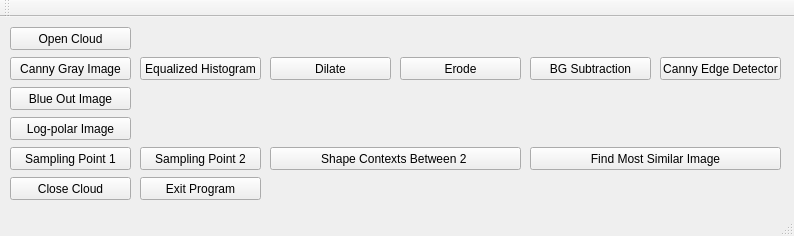
<?xml version="1.0" encoding="UTF-8"?>
<ui version="4.0">
 <class>MainWindow</class>
 <widget class="QMainWindow" name="MainWindow">
  <property name="geometry">
   <rect>
    <x>0</x>
    <y>0</y>
    <width>794</width>
    <height>236</height>
   </rect>
  </property>
  <property name="windowTitle">
   <string>iClouds</string>
  </property>
  <widget class="QWidget" name="centralWidget">
   <widget class="QPushButton" name="pushButton">
    <property name="geometry">
     <rect>
      <x>10</x>
      <y>10</y>
      <width>121</width>
      <height>23</height>
     </rect>
    </property>
    <property name="text">
     <string>Open Cloud</string>
    </property>
   </widget>
   <widget class="QPushButton" name="pushButton_2">
    <property name="geometry">
     <rect>
      <x>10</x>
      <y>160</y>
      <width>121</width>
      <height>23</height>
     </rect>
    </property>
    <property name="text">
     <string>Close Cloud</string>
    </property>
   </widget>
   <widget class="QPushButton" name="pushButton_3">
    <property name="geometry">
     <rect>
      <x>660</x>
      <y>40</y>
      <width>121</width>
      <height>23</height>
     </rect>
    </property>
    <property name="text">
     <string>Canny Edge Detector</string>
    </property>
   </widget>
   <widget class="QPushButton" name="pushButton_4">
    <property name="geometry">
     <rect>
      <x>10</x>
      <y>40</y>
      <width>121</width>
      <height>23</height>
     </rect>
    </property>
    <property name="text">
     <string>Canny Gray Image</string>
    </property>
   </widget>
   <widget class="QPushButton" name="pushButton_5">
    <property name="geometry">
     <rect>
      <x>140</x>
      <y>40</y>
      <width>121</width>
      <height>23</height>
     </rect>
    </property>
    <property name="text">
     <string>Equalized Histogram</string>
    </property>
   </widget>
   <widget class="QPushButton" name="pushButton_6">
    <property name="geometry">
     <rect>
      <x>270</x>
      <y>40</y>
      <width>121</width>
      <height>23</height>
     </rect>
    </property>
    <property name="text">
     <string>Dilate</string>
    </property>
   </widget>
   <widget class="QPushButton" name="pushButton_7">
    <property name="geometry">
     <rect>
      <x>400</x>
      <y>40</y>
      <width>121</width>
      <height>23</height>
     </rect>
    </property>
    <property name="text">
     <string>Erode</string>
    </property>
   </widget>
   <widget class="QPushButton" name="pushButton_8">
    <property name="geometry">
     <rect>
      <x>530</x>
      <y>40</y>
      <width>121</width>
      <height>23</height>
     </rect>
    </property>
    <property name="text">
     <string>BG Subtraction</string>
    </property>
   </widget>
   <widget class="QPushButton" name="pushButton_9">
    <property name="geometry">
     <rect>
      <x>10</x>
      <y>70</y>
      <width>121</width>
      <height>23</height>
     </rect>
    </property>
    <property name="text">
     <string>Blue Out Image</string>
    </property>
   </widget>
   <widget class="QPushButton" name="pushButton_10">
    <property name="geometry">
     <rect>
      <x>10</x>
      <y>100</y>
      <width>121</width>
      <height>23</height>
     </rect>
    </property>
    <property name="text">
     <string>Log-polar Image</string>
    </property>
   </widget>
   <widget class="QPushButton" name="pushButton_11">
    <property name="geometry">
     <rect>
      <x>270</x>
      <y>130</y>
      <width>251</width>
      <height>23</height>
     </rect>
    </property>
    <property name="text">
     <string>Shape Contexts Between 2 </string>
    </property>
   </widget>
   <widget class="QPushButton" name="pushButton_12">
    <property name="geometry">
     <rect>
      <x>140</x>
      <y>160</y>
      <width>121</width>
      <height>23</height>
     </rect>
    </property>
    <property name="text">
     <string>Exit Program</string>
    </property>
   </widget>
   <widget class="QPushButton" name="pushButton_13">
    <property name="geometry">
     <rect>
      <x>10</x>
      <y>130</y>
      <width>121</width>
      <height>23</height>
     </rect>
    </property>
    <property name="text">
     <string>Sampling Point 1</string>
    </property>
   </widget>
   <widget class="QPushButton" name="pushButton_14">
    <property name="geometry">
     <rect>
      <x>140</x>
      <y>130</y>
      <width>121</width>
      <height>23</height>
     </rect>
    </property>
    <property name="text">
     <string>Sampling Point 2</string>
    </property>
   </widget>
   <widget class="QPushButton" name="pushButton_15">
    <property name="geometry">
     <rect>
      <x>530</x>
      <y>130</y>
      <width>251</width>
      <height>23</height>
     </rect>
    </property>
    <property name="text">
     <string>Find Most Similar Image</string>
    </property>
   </widget>
  </widget>
  <widget class="QMenuBar" name="menuBar">
   <property name="geometry">
    <rect>
     <x>0</x>
     <y>0</y>
     <width>794</width>
     <height>21</height>
    </rect>
   </property>
  </widget>
  <widget class="QToolBar" name="mainToolBar">
   <attribute name="toolBarArea">
    <enum>TopToolBarArea</enum>
   </attribute>
   <attribute name="toolBarBreak">
    <bool>false</bool>
   </attribute>
  </widget>
  <widget class="QStatusBar" name="statusBar"/>
 </widget>
 <layoutdefault spacing="6" margin="11"/>
 <resources/>
 <connections>
  <connection>
   <sender>pushButton</sender>
   <signal>clicked()</signal>
   <receiver>MainWindow</receiver>
   <slot>openCloud_ButtonClick()</slot>
   <hints>
    <hint type="sourcelabel">
     <x>21</x>
     <y>58</y>
    </hint>
    <hint type="destinationlabel">
     <x>126</x>
     <y>44</y>
    </hint>
   </hints>
  </connection>
  <connection>
   <sender>pushButton_2</sender>
   <signal>clicked()</signal>
   <receiver>MainWindow</receiver>
   <slot>closeCloud_ButtonClick()</slot>
   <hints>
    <hint type="sourcelabel">
     <x>74</x>
     <y>195</y>
    </hint>
    <hint type="destinationlabel">
     <x>74</x>
     <y>187</y>
    </hint>
   </hints>
  </connection>
  <connection>
   <sender>pushButton_3</sender>
   <signal>clicked()</signal>
   <receiver>MainWindow</receiver>
   <slot>canny_ButtonClick()</slot>
   <hints>
    <hint type="sourcelabel">
     <x>772</x>
     <y>95</y>
    </hint>
    <hint type="destinationlabel">
     <x>143</x>
     <y>88</y>
    </hint>
   </hints>
  </connection>
  <connection>
   <sender>pushButton_4</sender>
   <signal>clicked()</signal>
   <receiver>MainWindow</receiver>
   <slot>grayImg_ButtonClick()</slot>
   <hints>
    <hint type="sourcelabel">
     <x>20</x>
     <y>79</y>
    </hint>
    <hint type="destinationlabel">
     <x>5</x>
     <y>105</y>
    </hint>
   </hints>
  </connection>
  <connection>
   <sender>pushButton_5</sender>
   <signal>clicked()</signal>
   <receiver>MainWindow</receiver>
   <slot>equalizeGrayImg_ButtonClick()</slot>
   <hints>
    <hint type="sourcelabel">
     <x>202</x>
     <y>83</y>
    </hint>
    <hint type="destinationlabel">
     <x>202</x>
     <y>109</y>
    </hint>
   </hints>
  </connection>
  <connection>
   <sender>pushButton_7</sender>
   <signal>clicked()</signal>
   <receiver>MainWindow</receiver>
   <slot>erodeCannyImg_ButtonClick()</slot>
   <hints>
    <hint type="sourcelabel">
     <x>421</x>
     <y>75</y>
    </hint>
    <hint type="destinationlabel">
     <x>294</x>
     <y>70</y>
    </hint>
   </hints>
  </connection>
  <connection>
   <sender>pushButton_6</sender>
   <signal>clicked()</signal>
   <receiver>MainWindow</receiver>
   <slot>dilateCannyImg_ButtonClick()</slot>
   <hints>
    <hint type="sourcelabel">
     <x>336</x>
     <y>83</y>
    </hint>
    <hint type="destinationlabel">
     <x>469</x>
     <y>59</y>
    </hint>
   </hints>
  </connection>
  <connection>
   <sender>pushButton_8</sender>
   <signal>clicked()</signal>
   <receiver>MainWindow</receiver>
   <slot>backgroundSubstraction_ButtonClick()</slot>
   <hints>
    <hint type="sourcelabel">
     <x>634</x>
     <y>79</y>
    </hint>
    <hint type="destinationlabel">
     <x>641</x>
     <y>65</y>
    </hint>
   </hints>
  </connection>
  <connection>
   <sender>pushButton_10</sender>
   <signal>clicked()</signal>
   <receiver>MainWindow</receiver>
   <slot>logPolarImg_ButtonClick()</slot>
   <hints>
    <hint type="sourcelabel">
     <x>105</x>
     <y>142</y>
    </hint>
    <hint type="destinationlabel">
     <x>142</x>
     <y>142</y>
    </hint>
   </hints>
  </connection>
  <connection>
   <sender>pushButton_9</sender>
   <signal>clicked()</signal>
   <receiver>MainWindow</receiver>
   <slot>blueOutImg_ButtonClick()</slot>
   <hints>
    <hint type="sourcelabel">
     <x>79</x>
     <y>112</y>
    </hint>
    <hint type="destinationlabel">
     <x>145</x>
     <y>121</y>
    </hint>
   </hints>
  </connection>
  <connection>
   <sender>pushButton_11</sender>
   <signal>clicked()</signal>
   <receiver>MainWindow</receiver>
   <slot>findShapeContext_ButtonClick()</slot>
   <hints>
    <hint type="sourcelabel">
     <x>385</x>
     <y>185</y>
    </hint>
    <hint type="destinationlabel">
     <x>271</x>
     <y>173</y>
    </hint>
   </hints>
  </connection>
  <connection>
   <sender>pushButton_12</sender>
   <signal>clicked()</signal>
   <receiver>MainWindow</receiver>
   <slot>exitProgram_ButtonClick()</slot>
   <hints>
    <hint type="sourcelabel">
     <x>257</x>
     <y>203</y>
    </hint>
    <hint type="destinationlabel">
     <x>281</x>
     <y>205</y>
    </hint>
   </hints>
  </connection>
  <connection>
   <sender>pushButton_13</sender>
   <signal>clicked()</signal>
   <receiver>MainWindow</receiver>
   <slot>samplingPointImg_ButtonClick()</slot>
   <hints>
    <hint type="sourcelabel">
     <x>19</x>
     <y>170</y>
    </hint>
    <hint type="destinationlabel">
     <x>5</x>
     <y>170</y>
    </hint>
   </hints>
  </connection>
  <connection>
   <sender>pushButton_14</sender>
   <signal>clicked()</signal>
   <receiver>MainWindow</receiver>
   <slot>samplingPointImg2_ButtonClick()</slot>
   <hints>
    <hint type="sourcelabel">
     <x>230</x>
     <y>172</y>
    </hint>
    <hint type="destinationlabel">
     <x>231</x>
     <y>158</y>
    </hint>
   </hints>
  </connection>
  <connection>
   <sender>pushButton_15</sender>
   <signal>clicked()</signal>
   <receiver>MainWindow</receiver>
   <slot>findSimilarImage_ButtonClick()</slot>
   <hints>
    <hint type="sourcelabel">
     <x>677</x>
     <y>170</y>
    </hint>
    <hint type="destinationlabel">
     <x>688</x>
     <y>137</y>
    </hint>
   </hints>
  </connection>
 </connections>
 <slots>
  <slot>openCloud_ButtonClick()</slot>
  <slot>closeCloud_ButtonClick()</slot>
  <slot>canny_ButtonClick()</slot>
  <slot>grayImg_ButtonClick()</slot>
  <slot>equalizeGrayImg_ButtonClick()</slot>
  <slot>erodeCannyImg_ButtonClick()</slot>
  <slot>dilateCannyImg_ButtonClick()</slot>
  <slot>backgroundSubstraction_ButtonClick()</slot>
  <slot>logPolarImg_ButtonClick()</slot>
  <slot>blueOutImg_ButtonClick()</slot>
  <slot>findShapeContext_ButtonClick()</slot>
  <slot>exitProgram_ButtonClick()</slot>
  <slot>samplingPointImg_ButtonClick()</slot>
  <slot>samplingPointImg2_ButtonClick()</slot>
  <slot>findSimilarImage_ButtonClick()</slot>
 </slots>
</ui>
